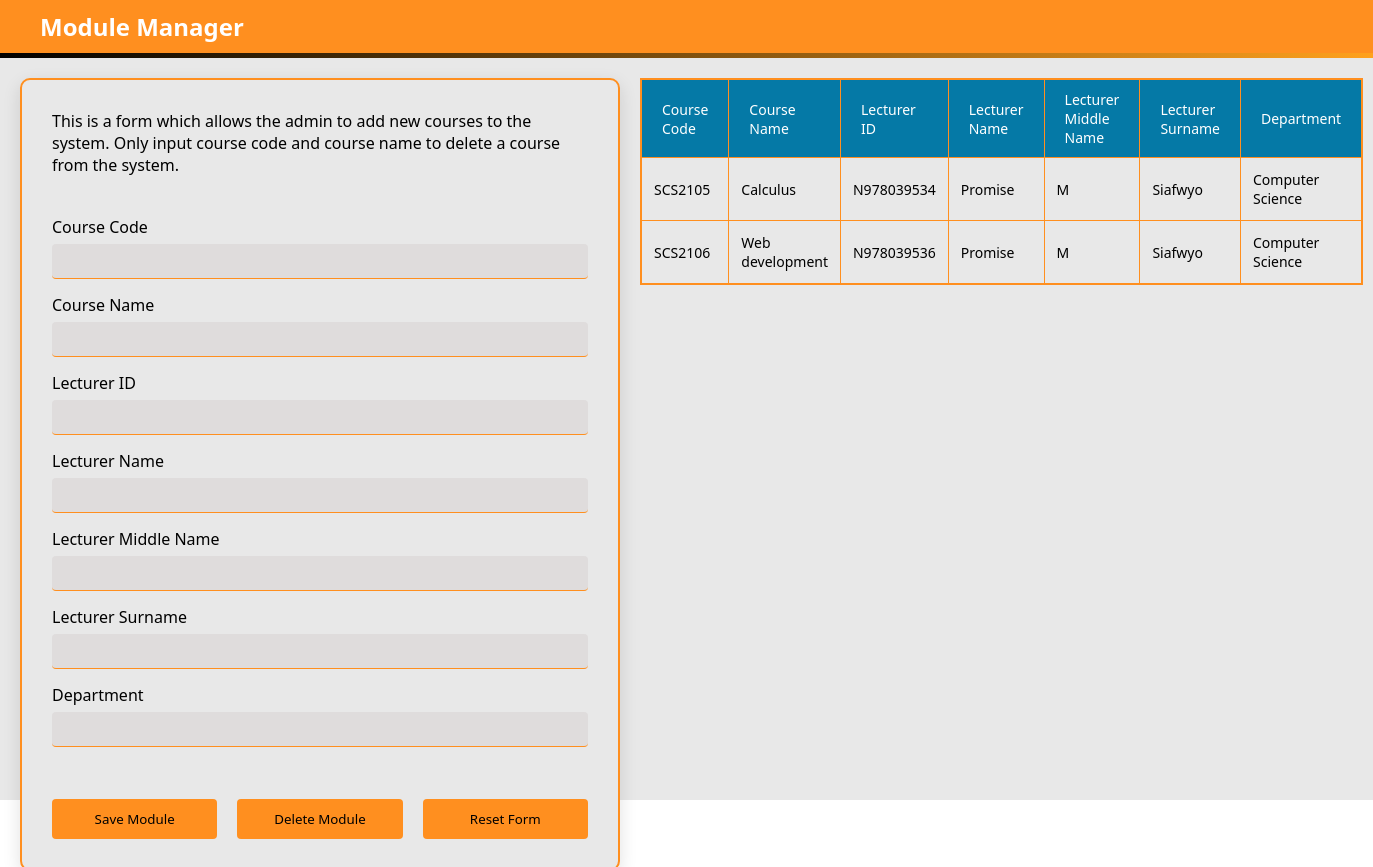
Page /Module-Manager.php on the committed database.
### tables this page shows
CREATE TABLE `tblmodules` (
  `course_code` varchar(255) NOT NULL,
  `course_name` varchar(255) NOT NULL,
  `lecturer_id` varchar(255) NOT NULL,
  `lecturer_name` varchar(255) NOT NULL,
  `lecturer_middle_name` varchar(255) NOT NULL,
  `lecturer_surname` varchar(255) NOT NULL,
  `department` varchar(255) NOT NULL
);

### Module-Manager.php (the view, shortened to what this page needs)
<!DOCTYPE html>
<html lang="en">
<head>
    <link rel="stylesheet" href="global.css">
    <link rel="stylesheet" href="Module-manager.css">
    <link rel="stylesheet" href="forms.css">
</head>
<body>
<div id="module-manager-form">
    <nav id="top-heading">
        <h2>
            Module Manager <i class="fa fa-search"></i>
        </h2>
    </nav>
    <div id="bottom-border"></div>
    <div id="module-manager-container">
        <div id="module-manager-input-container">
            <p>
                This is a form which allows the admin to add new courses to the system.
                Only input course code and course name to delete a course from the system.
            </p>
            <form method="POST" >
                <span>
                    <label>Course Code</label>
                    <input type="text" name="course_code">
                </span>
                <span>
                    <label>Course Name</label>
                    <input type="text" name="course_name">
                </span>
                <span>
                    <label>Lecturer ID</label>
                    <input type="text" name="lecturer_id">
                </span>
                <span>
                    <label>Lecturer Name</label>
                    <input type="text" name="lecturer_name">
                </span>
                <span>
                    <label>Lecturer Middle Name</label>
                    <input type="text" name="lecturer_middle_name">
                </span>
                <span>
                    <label>Lecturer Surname</label>
                    <input type="text" name="lecturer_surname">
                </span>
                <span>
                    <label>Department</label>
                    <input type="text" name="department">
                </span>
                <br>
                <div id="btn-container">
                    <button type="submit" name="btn-save-module">Save Module</button>
                    <button type="submit" name="btn-delete-module">Delete Module</button>
                    <button type="submit" name="btn-reset">Reset Form</button>
                </div>
            </form>
        </div>
        <div id="module-manager-table-container">
        <?php
            require "config/config.php";
            echo "<table>";
                    echo "<thead>";
                        echo "<tr>";
                            echo "<th>Course Code</th>";
                            echo "<th>Course Name</th>";
                            echo "<th>Lecturer ID</th>";
                            echo "<th>Lecturer Name</th>";
                            echo "<th>Lecturer Middle Name</th>";
                            echo "<th>Lecturer Surname</th>";
                            echo "<th>Department</th>";
                        echo "</tr>";
                    echo "</thead>";
                    echo "<tbody>";
                        $sql2 = "SELECT * FROM tblmodules";
                        $result = mysqli_query($conn, $sql2);
                        while($row = mysqli_fetch_assoc($result)) {
                            echo "<tr>";
                                echo "<td>" . $row["course_code"] . "</td>";
                                echo "<td>" . $row["course_name"] . "</td>";
                                echo "<td>" . $row["lecturer_id"] . "</td>";
                                echo "<td>" . $row["lecturer_name"] . "</td>";
                                echo "<td>" . $row["lecturer_middle_name"] . "</td>";
                                echo "<td>" . $row["lecturer_surname"] . "</td>";
                                echo "<td>" . $row["department"] . "</td>";
                            echo "</tr>";
                        }
                    echo "</tbody>";
                echo "</table>";
        ?>
        </div>
    </div>
</div>
</body>
</html>

### global.css (style rules this page uses)
:root { --primary-color: #ff8f1f; --secondary-color: #ffa11d; --blue-color: rgb(5, 121, 166); --light-theme-background: white; --light-theme-text: rgb(63, 63, 63); --light-theme-back: rgb(216, 216, 216); --dark-theme-background: rgb(232, 232, 232); --dark-theme-text: rgb(0, 0, 0); --dark-theme-text-2: rgb(0, 0, 0); --dark-theme-text-btn: rgb(255, 255, 255); --dark-theme-back: rgb(232, 232, 232); --dark-theme-hover-color: rgb(201, 201, 201); --dark-theme-student-dashboard-background: rgb(150, 150, 150); --dark-theme-back-textbox: rgb(223, 220, 220); --table-thead: #ffa74f; --mybox-shadow: 0 6px 18px rgba(0, 0, 0, 0.12); }
* { padding: 0; margin: 0; box-sizing: border-box; font-family: system-ui, -apple-system, BlinkMacSystemFont, 'Segoe UI', Roboto, Oxygen, Ubuntu, Cantarell, 'Open Sans', 'Helvetica Neue', sans-serif; }

### Module-manager.css (style rules this page uses)
* { padding: 0; margin:0; box-sizing: border-box; font-family: system-ui, -apple-system, BlinkMacSystemFont, 'Segoe UI', Roboto, Oxygen, Ubuntu, Cantarell, 'Open Sans', 'Helvetica Neue', sans-serif; }
#top-heading { background: var(--primary-color); padding: 10px 40px; color: var(--dark-theme-text-btn); }
#bottom-border { width: 100%; height: 5px; background: linear-gradient(90deg, black, var(--secondary-color), black); background-size: 200% 100%; animation: moveBorder 2s linear infinite alternate; }
#module-manager-form { width: 100%; background: white; color: var(--dark-theme-text); }
#module-manager-container { display: flex; flex-direction: row; padding: 20px; gap: 20px; height: 100%; }
#module-manager-input-container { display: flex; flex-direction: column; gap: 20px; height: min-content; }
#module-manager-container form { display: flex; flex-direction: row; gap: 20px; }
#module-manager-table-container { display: flex; flex-direction: column; gap: 20px; width: 100%; }
#btn-container { display: flex; flex-direction: row; gap: 20px; }
#btn-container button { background: var(--primary-color); width: 200px; height: 40px; display: flex; justify-content: center; align-items: center; gap:10px; border: none; cursor: pointer; transition: all 0.3s; font-weight: 500; }

### forms.css (style rules this page uses)
input[type=text], input[type=email], input[type=tel], input[type=password], input[type=date], select { width: 100%; padding: 8px; border-radius: 4px; border: none; border-bottom: 1px solid var(--primary-color); background: var(--dark-theme-back-textbox); color: var(--dark-theme-text); }
label { color: var(--dark-theme-text-2); }
button { width: 200px; padding: 8px; border-radius: 4px; border: none; border-bottom: 1px solid var(--primary-color); background: var(--dark-theme-background); color: var(--dark-theme-text); cursor: pointer; transition: all 0.3s; }
table { border-collapse: collapse; border: 2px solid var(--primary-color); width: 100%; }
thead { background: var(--blue-color); }
tbody { background: var(--dark-theme-background); }
th { padding: 10px 20px; text-align: left; font-weight: 500; border: 1px solid var(--primary-color); color: var(--dark-theme-text-btn); font-size: 14px; }
td { padding: 12px; border-bottom: 1px solid rgb(85,85,85); font-weight: 300; color: var(--dark-theme-text); cursor: pointer; border: 1px solid var(--primary-color); font-size: 14px; }
tbody tr { transition: all 0.3s; }
#module-manager-form { height: 100vh; width: 100%; background: var(--dark-theme-background); color: var(--dark-theme-text); }
#module-manager-container { display: flex; flex-direction: row; padding: 20px; }
#module-manager-container form { display: flex; flex-direction: row; gap: 20px; }
#module-manager-input-container { background: var(--dark-theme-back); border-radius: 10px; padding: 30px; border: 2px solid var(--primary-color); box-shadow: var(--mybox-shadow); max-width: 600px; }
#module-manager-input-container p { margin-bottom: 20px; color: var(--dark-theme-text-2); }
#module-manager-input-container form { display: flex; flex-direction: column; gap: 15px; }
#module-manager-input-container span { display: flex; flex-direction: column; gap: 6px; }

### rows in the picture
tblmodules: course_code "SCS2105", course_name "Calculus", lecturer "N978039534", lecturer_name "Promise", lecturer_middle_name "M", lecturer_surname "Siafwyo", department "Computer Science"
tblmodules: course_code "SCS2106", course_name "Web development", lecturer "N978039536", lecturer_name "Promise", lecturer_middle_name "M", lecturer_surname "Siafwyo", department "Computer Science"
